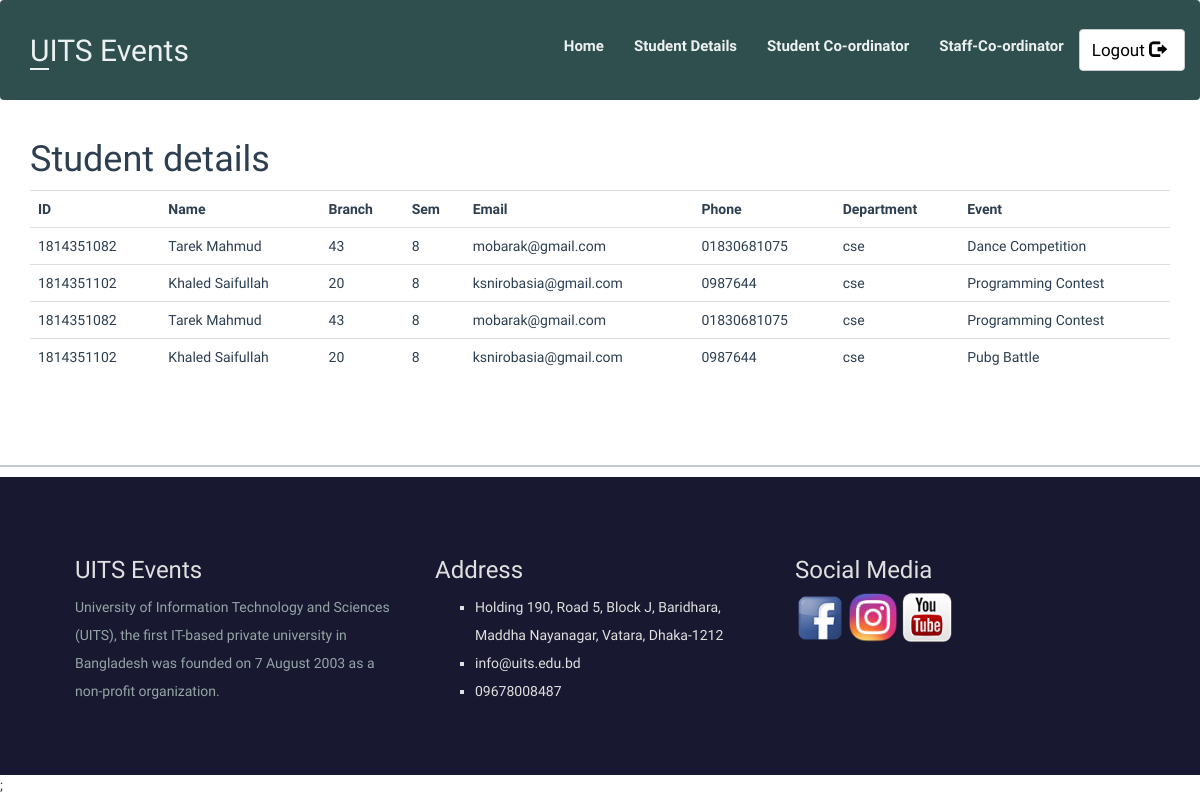
/Stu_details.php, run on an earlier commit of the app's database.
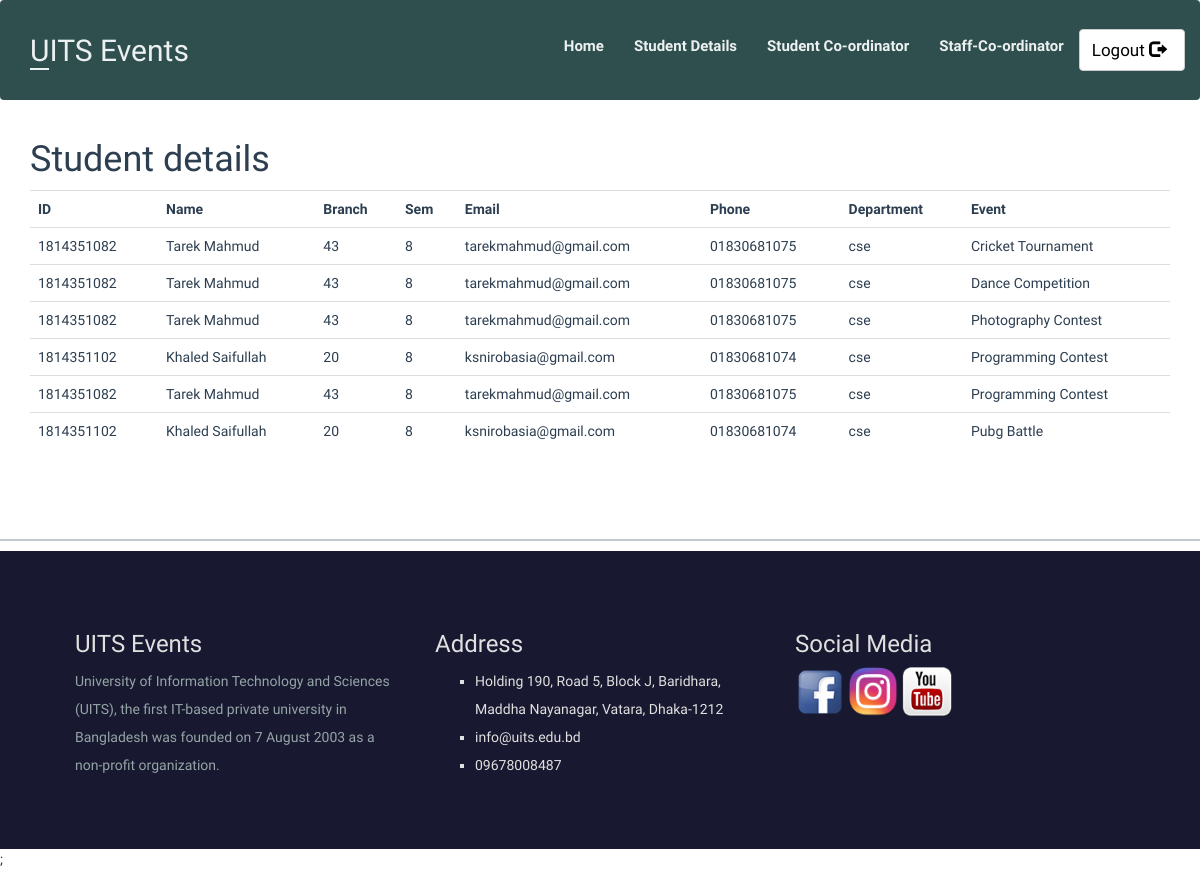
And on a later commit of the database.
### tables this page shows
CREATE TABLE `events` (
  `event_id` int(11) NOT NULL,
  `event_title` varchar(50) NOT NULL,
  `event_price` int(11) DEFAULT NULL,
  `participents` int(11) DEFAULT 0,
  `img_link` text DEFAULT NULL,
  `type_id` int(11) DEFAULT NULL
);

CREATE TABLE `participent` (
  `usn` varchar(20) NOT NULL,
  `name` varchar(100) DEFAULT NULL,
  `batch` varchar(11) DEFAULT NULL,
  `sem` varchar(12) DEFAULT NULL,
  `email` varchar(35) NOT NULL,
  `phone` varchar(12) DEFAULT NULL,
  `dept` varchar(20) DEFAULT NULL,
  `password` varchar(20) DEFAULT NULL
);

### Stu_details.php (the view, shortened to what this page needs)
<?php
include_once 'classes/db1.php';
$result = mysqli_query($conn, "SELECT * FROM events,registered r ,participent p WHERE events.event_id=r.event_id and r.usn = p.usn order by event_title");
?>
<!DOCTYPE html>
<html>
<head>
  <?php require 'utils/styles.php'; ?>
</head>
<body><?php include 'utils/adminHeader.php' ?>
  <div class="content">
    <div class="container">
      <h1>Student details</h1>
      <?php
      if (mysqli_num_rows($result) > 0) {
      ?>
        <table class="table table-hover">
          <tr>
            <th>ID</th>
            <th>Name</th>
            <th>Branch</th>
            <th>Sem</th>
            <th>Email</th>
            <th>Phone</th>
            <th>Department</th>
            <th>Event</th>
          </tr>
          <?php
          while ($row = mysqli_fetch_array($result)) {
          ?>
            <tr>
              <td><?php echo $row["usn"]; ?></td>
              <td><?php echo $row["name"]; ?></td>
              <td><?php echo $row["batch"]; ?></td>
              <td><?php echo $row["sem"]; ?></td>
              <td><?php echo $row["email"]; ?></td>
              <td><?php echo $row["phone"]; ?></td>
              <td><?php echo $row["dept"]; ?></td>
              <td><?php echo $row["event_title"]; ?></td>
            </tr>
          <?php
          }
          ?>
        </table>
      <?php
      } else {
        echo "No result found";
      }
      ?>
    </div>
  </div>
  <?php include 'utils/footer.php' ?>;
</body>
</html>

### utils/styles.php
<link rel = "stylesheet" type = "text/css" href = "css/bootstrap.css">
<link rel = "stylesheet" type = "text/css" href = "css/style.css">

### utils/adminHeader.php (shortened to what this page needs)
<head>
</head>
<?php require 'utils/styles.php'; ?>
<header>
    <nav class="navbar">
        <div class="container">
            <div class="navbar-header">
                <a class="navbar-brand">
                    <h2> UITS Events</h2>
                </a>
            </div>
            <ul class="nav navbar-nav navbar-right">
                <li><a href="index.php"><strong>Home</strong></a></li>
                <li><a href="Stu_details.php"><strong>Student Details</strong></a></li>
                <li><a href="Stu_cordinator.php"><strong>Student Co-ordinator</strong></a></li>
                <li><a href="Staff_cordinator.php"><strong>Staff-Co-ordinator</strong></a></li>
                <li class="btnlogout"><a class="btn btn-default navbar-btn" href="logout.php">Logout <span class="glyphicon glyphicon-log-out"></span></a></li>
            </ul>
        </div>
    </nav>
</header>

### utils/footer.php
<hr class = "footerline">
<footer>
    <div class = "container">
        <div class = "row">
            <section>
                <div class = "footerContent col-md-4">
                    <h3>UITS Events</h3>
                    <p class = "footerSubtext2">
                    University of Information Technology and Sciences (UITS), the first IT-based private university in Bangladesh was founded on 7 August 2003 as a non-profit organization.
                    </p>
                </div>
            </section>
            <section>
                <div class = "footcontent col-md-4">
                <h3>Address</h3>
                <ul>
                    <li>Holding 190, Road 5, Block J, Baridhara, Maddha Nayanagar, Vatara, Dhaka-1212</li>
                    <li>info@uits.edu.bd</li>
                    <li>09678008487</li>
                </ul>
                </div>
            </section>
            <section>
                <div class = "footcontent col-md-4">
                <h3>Social Media</h3>
                    <a href="https://www.facebook.com/theuits/"><img src = "images/facebook.png"></a>
                    <a href="https://www.instagram.com/theuits"><img src = "images/instagram.png" width="65px"></a>
                    <a href="https://www.youtube.com/channel/UCyNzf2yPTR8XWdbBLi5MwKw"><img src = "images/youtube.png"></a>
                </div>
            </section>
        </div>
    </div>
</footer>

### css/style.css (style rules this page uses)
body { overflow-x: hidden; font-family: 'Ubuntu', sans-serif !important; }
hr { border-top: 2px solid #61758a65; margin-top: 40px; margin-bottom: 40px; }
header .navbar { padding: 20px 0; font-family: 'Ubuntu', sans-serif !important; background: darkslategrey; }
header .navbar-header a::first-letter { border-bottom: 2px solid #ecf0f1; }
header .navbar-nav a { color: #ecf0f1; padding-bottom: 12px; }
header .navbar-nav a:link { position: relative; }
header .btnlogout a { padding-top: 5px; }
header .navbar-nav a:before { content: ''; position: absolute; width: 100%; height: 3px; left: 0; background-color: #ecf0f1; visibility: hidden; -webkit-transform: scaleX(0); transform: scaleX(0); -webkit-transition: all 0.3s ease-in-out 0s; transition: all 0.3s ease-in-out 0s; margin-top: 25px; }
.navbar-brand { margin-top: -22px; }
header .navbar-header a { color: #ecf0f1; }
.navbar-nav li a { font-size: 15px; }
header .navbar-nav .btn { color: black; padding-bottom: 5px; margin: 8px 0px; }
.footerline { margin-top: 70px; margin-bottom: 10px; }
.content { font-family: 'Ubuntu', sans-serif !important; color: #2c3e50; }
footer { color: #e0e0e0; line-height: 2; background-color: #181830; padding: 60px; font-family: 'Ubuntu', sans-serif; }
footer .container { width: 100%; }
.footerContent > .footerSubtext2 { color: #95a5a6; font-size: 14px; }
.footcontent { color: #e0e0e0; }
.footcontent ul { list-style: square; }
.footcontent img { width: 50px; }
.btn { padding: 10px 12px !important; font-size: 17px !important; }
.glyphicon { margin-right: 6px !important; }

What changed in the data, as far as the page shows it:
now on this page (row unchanged): events: participent.usn "1814351082", participent.name "Tarek Mahmud", participent.batch "43", participent.sem "8", participent.email "tarekmahmud@gmail.com", participent.phone "01830681075", participent.dept "cse", event_title "Cricket Tournament"
computed for events "Dance Competition": participent.email "mobarak@gmail.com" → "tarekmahmud@gmail.com"
now on this page (row unchanged): events: participent.usn "1814351082", participent.name "Tarek Mahmud", participent.batch "43", participent.sem "8", participent.email "tarekmahmud@gmail.com", participent.phone "01830681075", participent.dept "cse", event_title "Photography Contest"
changed through a linked row, events "Programming Contest": participent.phone "0987644" → "01830681074"; participent.email "mobarak@gmail.com" → "tarekmahmud@gmail.com"
changed through a linked row, events "Pubg Battle": participent.phone "0987644" → "01830681074"
